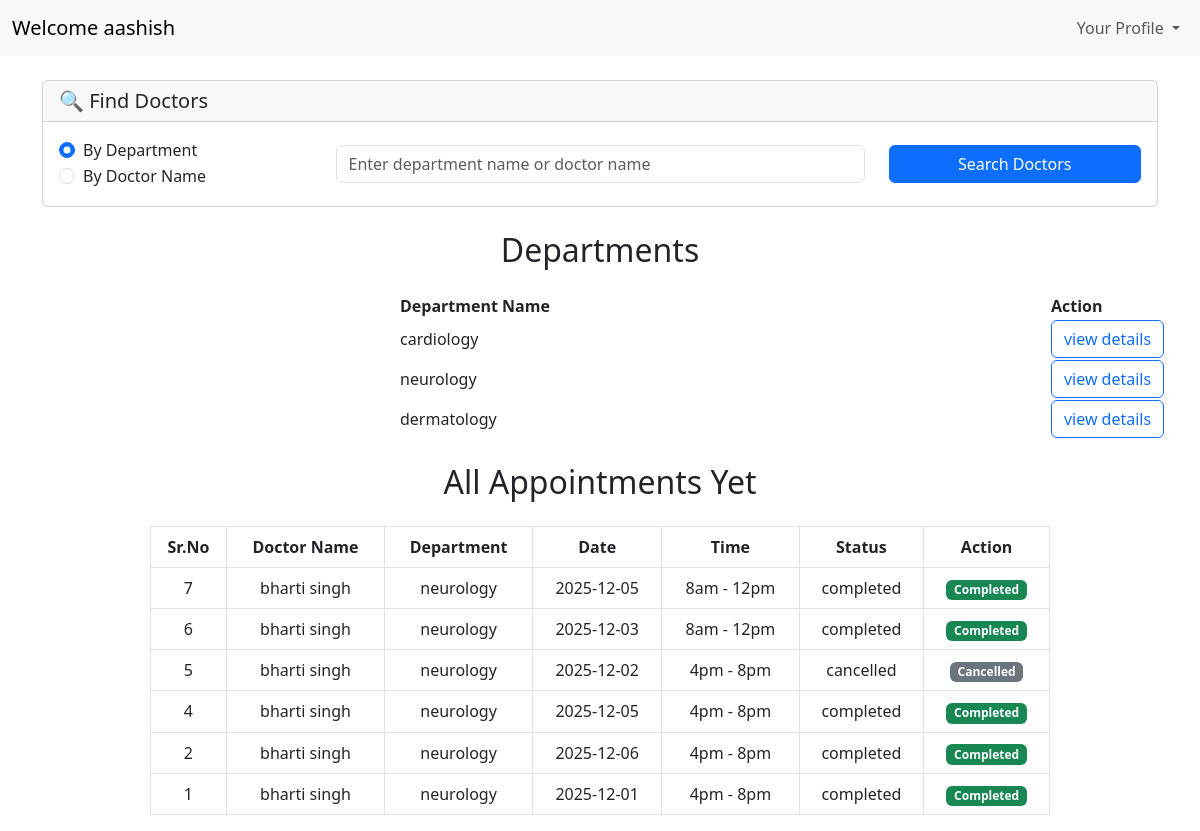
Before: /dashboard/patient (signed in) with the older database file.
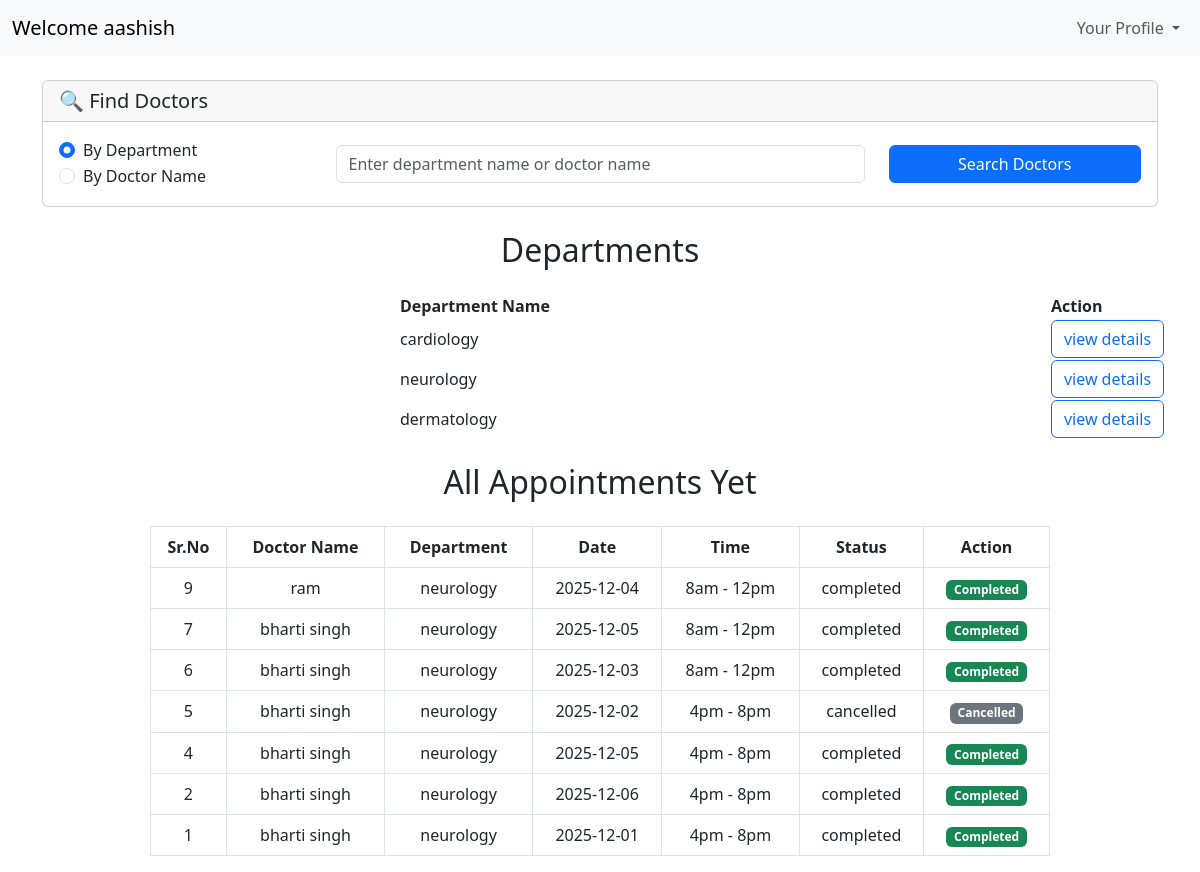
After: the same page with the newer database file.
### models/models.py (models this page shows)
class User(db.Model):
    id=db.Column(db.Integer(),primary_key=True)
    fullname = db.Column(db.String(50),nullable = False)
    username = db.Column(db.String(50),unique = True,nullable = False)
    password = db.Column(db.String(),nullable= False)
    role = db.Column(db.String(10),nullable=False)
    status=db.Column(db.Integer(),nullable=False,default=0)
    created_at=db.Column(db.DateTime(),default=datetime.datetime.utcnow)
    updated_at=db.Column(db.DateTime(),default=datetime.datetime.utcnow,onupdate=datetime.datetime.utcnow)

class Department(db.Model):
    id=db.Column(db.Integer(),primary_key=True)
    name=db.Column(db.String(50),nullable = False)
    descreption=db.Column(db.String(200),nullable=True)

class Doctor(db.Model):
    id=db.Column(db.Integer(),primary_key=True)
    fullname = db.Column(db.String(50),nullable = False)
    username = db.Column(db.String(50),unique = True,nullable = False)
    password = db.Column(db.String(),nullable= False)
    address = db.Column(db.String(200),nullable = False)
    phone = db.Column(db.String(15),nullable = False)
    email = db.Column(db.String(50),nullable = False)
    experience = db.Column(db.String(100),nullable = False)
    specialization = db.Column(db.String(50),nullable = False)
    created_at=db.Column(db.DateTime(),default=datetime.datetime.utcnow)
    updated_at=db.Column(db.DateTime(),default=datetime.datetime.utcnow,onupdate=datetime.datetime.utcnow)

class Appointments(db.Model):
    id = db.Column(db.Integer, primary_key=True)
    patient = db.Column(db.String(50), nullable=False)
    doctor = db.Column(db.String(50), nullable=False)
    date = db.Column(db.String(10), nullable=False)
    timeslot = db.Column(db.String(20), nullable=False)
    status = db.Column(db.String(15), nullable=False)

### controllers/patientDashboard.py (the view)
@thepatientDashboard.route("/dashboard/patient", methods=['GET','POST'])
def patientDashboard():
    if('user' in session and session['role']=="patient"):
        user=session['user']
        theUser= User.query.filter_by(username=user).first()
        departments= Department.query.all()
        myappointmnets= Appointments.query.filter_by(patient=user).all()
        print("My Appointments:", myappointmnets)
        sendabledata = []
        details = {}
        for x in myappointmnets:
            getdoctorsderails=Doctor.query.filter_by(username=x.doctor).first()
            details={
                "id": x.id,
                "fullname": getdoctorsderails.fullname,
                "specialization": getdoctorsderails.specialization,
                "date": x.date,
                "timeslot": x.timeslot,
                "status": x.status
            }
            sendabledata.append(details)
        print("Sendable Data:", sendabledata)
        sendabledata.reverse()
        return render_template("patientDashboard.html",theUser=theUser,user=user, departments=departments, sendabledata=sendabledata)
    else:
        return redirect("/login")

### templates/patientDashboard.html (shortened to what this page needs)
<!DOCTYPE html>
<html lang="en">
<head>
     <link href="https://cdn.jsdelivr.net/npm/bootstrap@5.3.0-alpha1/dist/css/bootstrap.min.css" rel="stylesheet">
</head>
<body>
<nav class="navbar navbar-expand-lg bg-body-tertiary">
  <div class="container-fluid">
    <a class="navbar-brand" href="#">Welcome {{theUser.fullname}}</a>
    <div class="collapse navbar-collapse justify-content-end" id="navbarSupportedContent">
        <ul class="navbar-nav">
          <li class="nav-item dropdown">
            <a class="nav-link dropdown-toggle" href="#" role="button" data-bs-toggle="dropdown" aria-expanded="false">
              Your Profile
            </a>
          </li>
        </ul>
    </div>
  </div>
</nav>
<div class="container mt-4">
  <div class="card">
    <div class="card-header">
      <h5 class="mb-0">🔍 Find Doctors</h5>
    </div>
    <div class="card-body">
      <form method="POST" action="/dashboard/patient/search">
        <div class="row align-items-center">
          <div class="col-md-3">
            <div class="form-check">
              <input class="form-check-input" type="radio" name="search_type" id="search_department" value="department" checked>
              <label class="form-check-label" for="search_department">
                By Department
              </label>
            </div>
            <div class="form-check">
              <input class="form-check-input" type="radio" name="search_type" id="search_doctor" value="doctor">
              <label class="form-check-label" for="search_doctor">
                By Doctor Name
              </label>
            </div>
          </div>
          <div class="col-md-6">
            <input class="form-control" type="text" name="search_query" placeholder="Enter department name or doctor name" required>
          </div>
          <div class="col-md-3">
            <button class="btn btn-primary w-100" type="submit">Search Doctors</button>
          </div>
        </div>
      </form>
    </div>
  </div>
</div>
<h2 class="text-center my-4">Departments</h2>
<table>
    <thead>
        <tr>
            <th style="padding-right: 500px;padding-left: 400px;">Department Name</th>
            <th>Action</th>
        </tr>
    </thead>
    <tbody>
        {% for x in departments %}
        <tr>
            <td style="padding-right: 500px;padding-left: 400px;">{{ x.name }}</td>
            <td>
            <a class="btn btn-outline-primary" href="/dashboard/patient/dep-details/{{x.name}}">view details </a>
            </td>
        </tr>
        {% endfor %}
    </tbody>
</table>
<h2 class="text-center my-4">All Appointments Yet</h2>
<div style="max-width: 900px; margin: auto;">
  <table class="table table-bordered table-hover text-center align-middle">
    <thead>
      <tr >
        <th>Sr.No</th>
        <th>Doctor Name</th>
        <th>Department</th>
        <th>Date</th>
        <th>Time</th>
        <th>Status</th>
        <th>Action</th>
      </tr>
    </thead>
    <tbody>
      {% for z in sendabledata %}
      <tr>
        <td>{{z.id}}</td>
        <td>{{z.fullname}}</td>
        <td>{{z.specialization}}</td>
        <td>{{z.date}}</td>
        <td>{{z.timeslot}}</td>
        <td>{{z.status}}</td>
        {% if z.status == "booked" %}
        <td><button class="btn btn-outline-danger" onclick="cancelAppointment(`{{z.id}}`)">Cancel</button></td>
        {%elif z.status == "completed" %}
        <td><span class="badge bg-success">Completed</span></td>
        {%elif z.status == "cancelled" %}
        <td><span class="badge bg-secondary">Cancelled</span></td>
        {%else%}
        <td><span class="badge bg-warning">{{z.status}}</span></td>
        {%endif%}
        </tr>
        {%endfor%}
    </tbody>
  </table>
</div>
</body>
</html>

Changed rows visible on the page:
now on this page (row unchanged): Doctor: fullname "ram", specialization "neurology"
added Appointments: date "2025-12-04", timeslot "8am - 12pm", status "completed"
Other visible differences:
new list line: "9 Completed"
